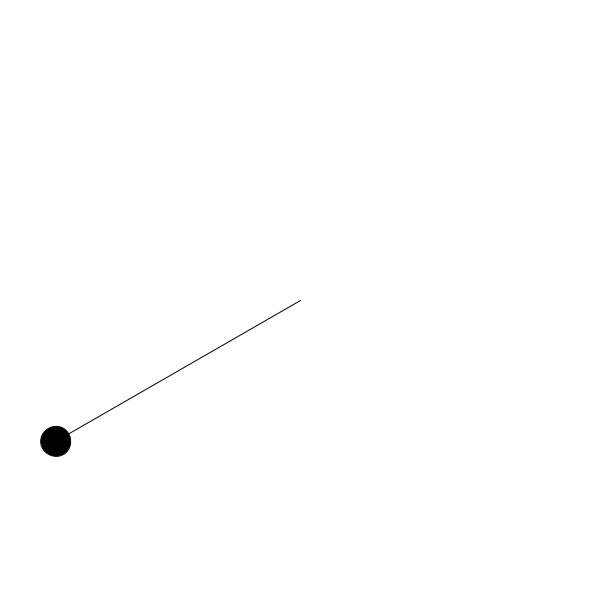
Frame 1 (no input)
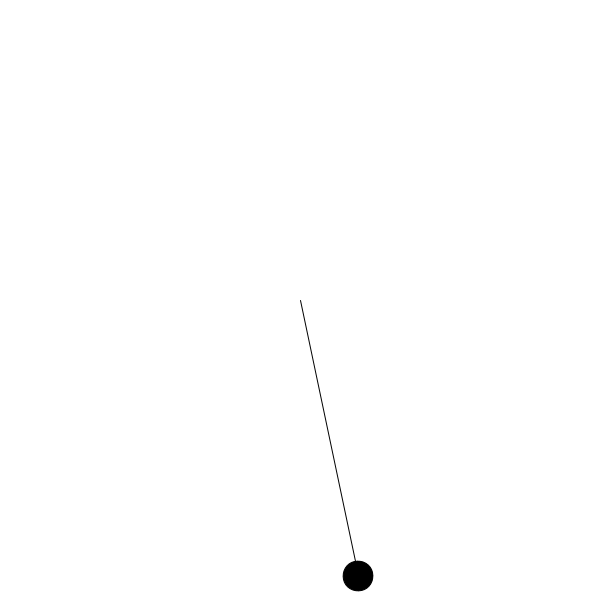
Frame 60 (the mouse pressed at the canvas centre just before this capture)
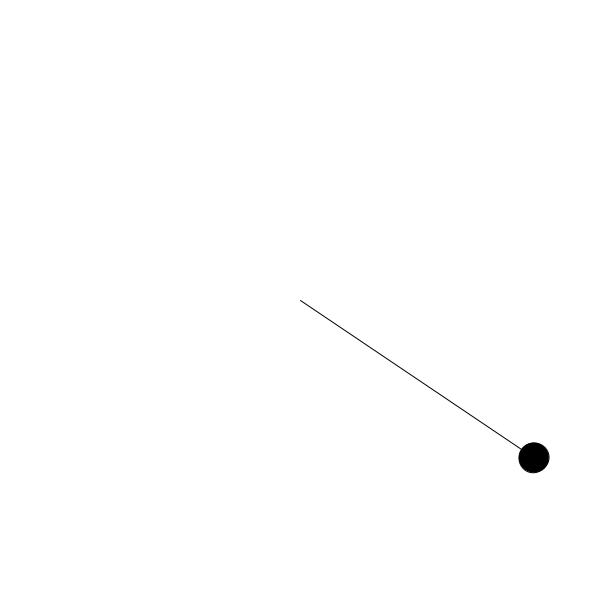
Frame 120 (the mouse held since frame 60 and released just before this capture)

The Processing sketch that drew these frames (run headless with seeded random() and noise(); from frame 60 on, the mouse is pressed at the canvas centre):

// Processing sketch: aufgabe_W_5_19_pendel
// ── aufgabe_W_5_19_pendel.pde
float velocity,
angle;

// Länge des Pendelfadens
float length_m = 1;

// Gravitationskonstante
float gravity_mps2 = 9.80665;

// Definiere rücktreibende Kraft
float k = -gravity_mps2 / length_m;;

// Schrittweite bei jedem Zeichenvorgang in Sekunden
float timestep_s = 0.01;

void setup() {
  // Setze die Fenstergröße auf 600x600 Pixel
  size(600, 600);

  // Setze Startgeschwindigkeit auf 0
  velocity = 0;

  // Setze Startwinkel des Pendels auf PI/3
  angle = PI / 3;
}

void draw() {
  // Male den Hintergrund
  background(255);

  // Berechne die Beschleunigung
  float acceleration = k * sin(angle);

  // Berechne damit die neue Geschwindigkeit
  velocity = velocity + acceleration * timestep_s;

  // Berechne damit den neuen Winkel des Pendels
  angle = angle + velocity * timestep_s;

  // Zeichne anschließend die Schwingung
  drawSwing(angle);
}

// Funktion, die die Schwingung im angegebenen
// Winkel zeichnet
void drawSwing(float angle) {
  // Radius des Pendels, also die Länge des
  // Pendelfadens
  float rPend = min(width, height) * 0.47;

  // Radius der Pendelkugel
  float rBall = min(width, height) * 0.05;

  // Setze Füllfarbe auf Schwarz
  fill(0);

  // Verschiebe das Koordinatensystem in die Fenstermitte
  translate(width / 2, height / 2);

  // Rotiere um den angegebenen Winkel
  rotate(angle);

  // Zeichne den Pendelfaden
  line(0, 0, 0, rPend * length_m);

  // Zeichne den Pendelkörper
  ellipse(0, rPend * length_m, rBall, rBall);
}
